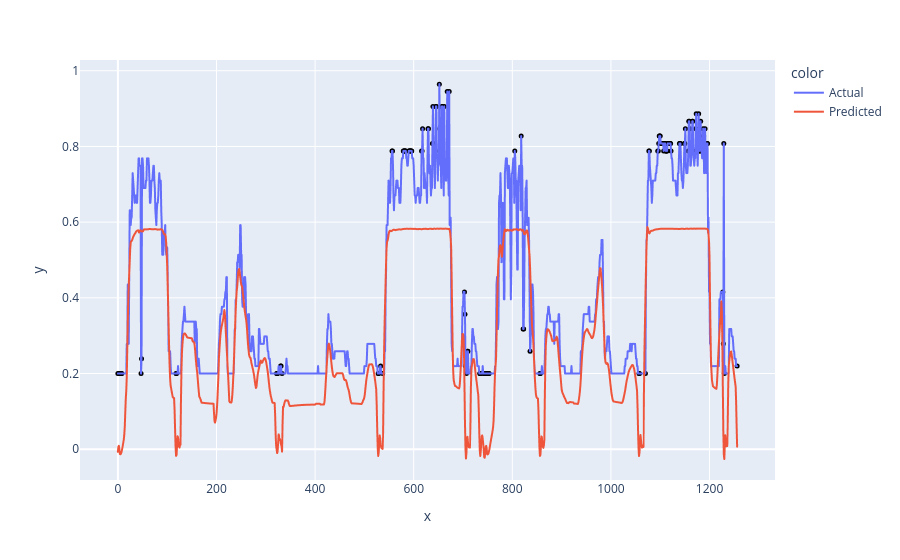

Write notebook code for a chart like this one.
### Code cell
noise = get_ones_noise(X_test, [(50, 70), (300, 350)], 5)
# print(noise)
predicted_load_test_noise = model.predict(X_test + noise)
display_prediction(X_test + noise, predicted_load_test_noise, 4,  mean, std, 2)

### Figure 1 — Plotly figure (JSON) as saved in the notebook; plotly's stock layout.template omitted (floating-point values rounded to 4 significant figures; data arrays with more than 128 entries replaced by an {"elided": "..."} marker saying what was removed)
{"data": [{"hovertemplate": "color=Actual<br>x=%{x}<br>y=%{y}<extra></extra>", "legendgroup": "Actual", "line": {"color": "#636efa", "dash": "solid"}, "marker": {"symbol": "circle"}, "mode": "lines", "name": "Actual", "showlegend": true, "type": "scattergl", "x": {"elided": "1257 int values"}, "xaxis": "x", "y": {"elided": "1257 float values"}, "yaxis": "y"}, {"hovertemplate": "color=Predicted<br>x=%{x}<br>y=%{y}<extra></extra>", "legendgroup": "Predicted", "line": {"color": "#EF553B", "dash": "solid"}, "marker": {"symbol": "circle"}, "mode": "lines", "name": "Predicted", "showlegend": true, "type": "scattergl", "x": {"elided": "1257 int values"}, "xaxis": "x", "y": {"elided": "1257 float values"}, "yaxis": "y"}, {"hovertemplate": "x=%{x}<br>y=%{y}<extra></extra>", "legendgroup": "", "marker": {"color": "black", "size": 5, "symbol": "circle"}, "mode": "markers", "name": "", "orientation": "v", "showlegend": false, "type": "scatter", "x": {"elided": "149 int values"}, "xaxis": "x", "y": {"elided": "149 float values"}, "yaxis": "y"}], "layout": {"legend": {"title": {"text": "color"}, "tracegroupgap": 0}, "margin": {"t": 60}, "xaxis": {"anchor": "y", "domain": [0, 1], "title": {"text": "x"}}, "yaxis": {"anchor": "x", "domain": [0, 1], "title": {"text": "y"}}}}
